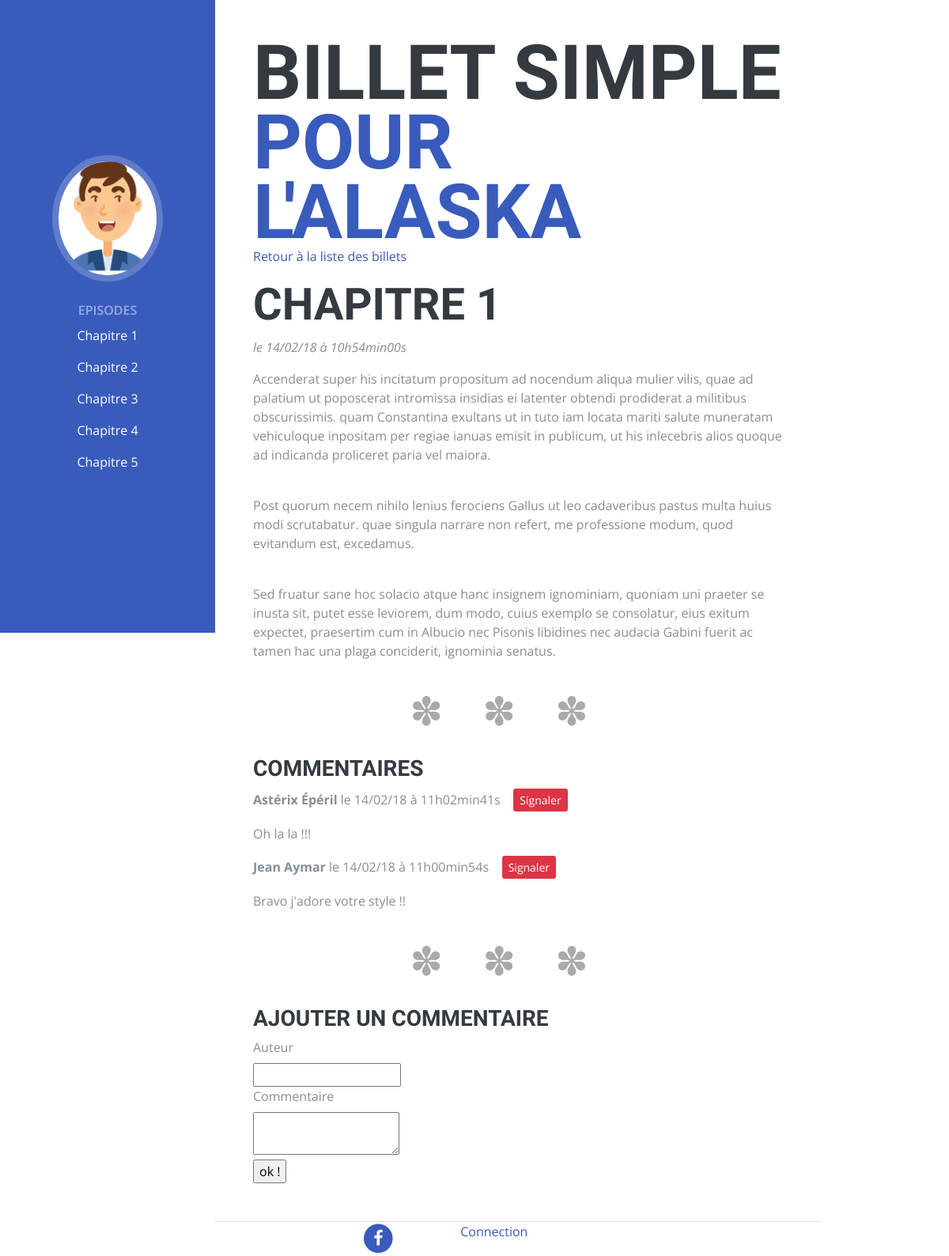
Page /index.php?action=post&id=23 on the earlier database version.
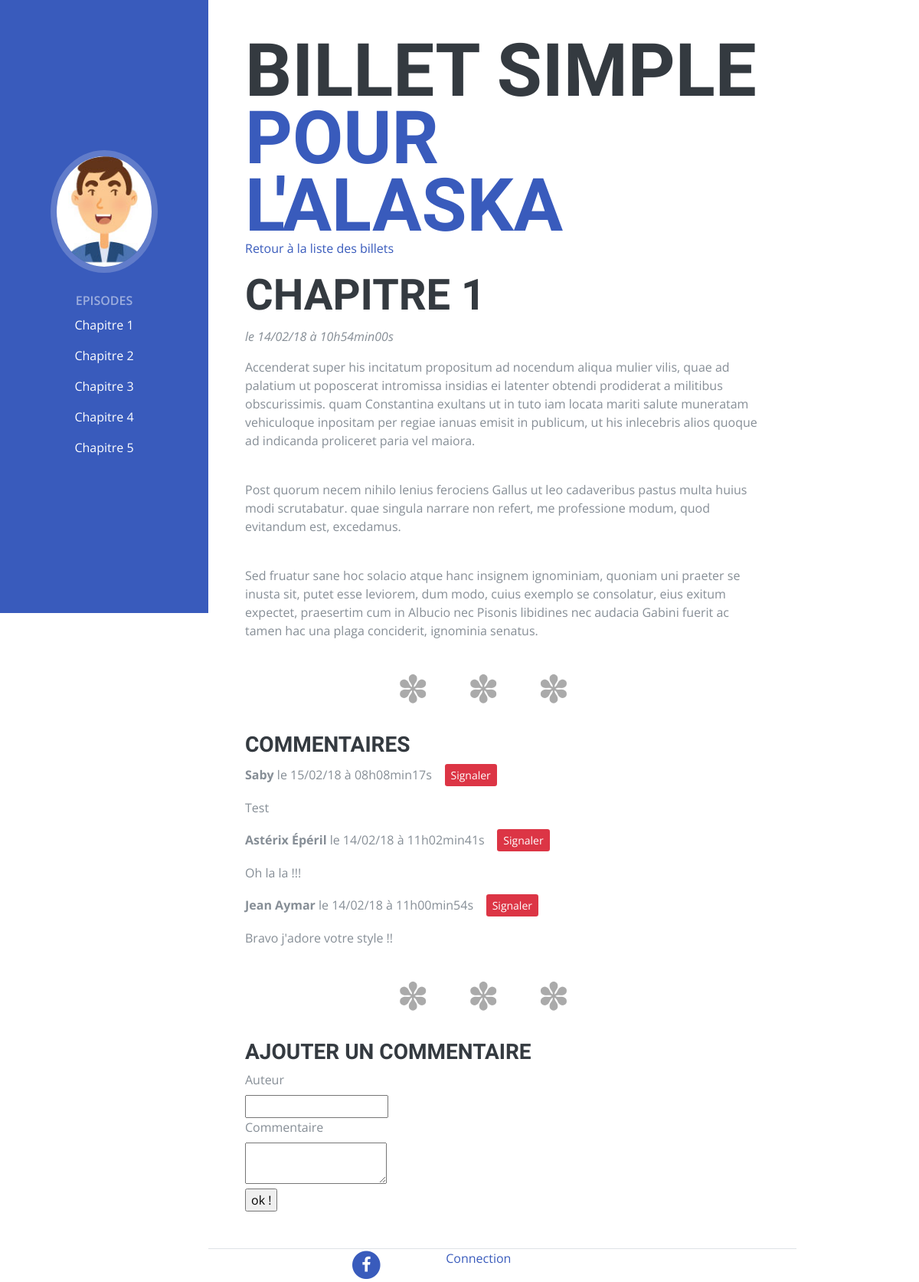
Same page on the later database version.
### tables this page shows
CREATE TABLE `posts` (
  `id` int(11) NOT NULL,
  `title` varchar(255) NOT NULL,
  `content` text NOT NULL,
  `author` varchar(255) NOT NULL DEFAULT 'Jean Forteroche',
  `datecreation` datetime NOT NULL DEFAULT CURRENT_TIMESTAMP
);

CREATE TABLE `comments` (
  `id` int(11) NOT NULL,
  `post_id` int(11) NOT NULL,
  `alert` int(11) NOT NULL DEFAULT '1',
  `author` varchar(255) NOT NULL,
  `comment` text NOT NULL,
  `comment_date` datetime NOT NULL
);

### controller/frontend.php (called while the page is built, shortened)
<?php
require_once('model/PostManager.php');
require_once('model/CommentManager.php');
function post() {
	$postManager = new PostManager();
	$commentManager = new CommentManager();
	$post = $postManager->getPost($_GET['id']);
	$posts = $postManager->getPosts();
	$comments = $commentManager->getComments($_GET['id']);
	require('view/frontend/postView.php');
}

### model/PostManager.php (called while the page is built, shortened)
<?php
class PostManager extends Manager {
	public function getPosts() {
		$db = $this->dbconnect();
		$req = $db->query('SELECT id, title, content, DATE_FORMAT(datecreation, \'%d/%m/%Y à %Hh%imin%ss\') AS date_creation_fr FROM posts ORDER BY title ASC LIMIT 0, 10');
		$posts = $req->fetchAll();
		return $posts;
	}
	public function getPost($postId) {
		$db = $this->dbconnect();
		$req = $db->prepare('SELECT id, title, content, DATE_FORMAT(datecreation, \'%d/%m/%y à %Hh%imin%ss\') AS date_creation_fr FROM posts WHERE id = ?');
		$req->execute(array($postId));
		$post = $req->fetch();
		return $post;
	}
}

### model/CommentManager.php (called while the page is built, shortened)
<?php
class CommentManager extends Manager {
	public function getComments($postId) {
		$db = $this->dbConnect();
		$comments = $db->prepare('SELECT id, post_id, author, comment, alert, DATE_FORMAT(comment_date, \'%d/%m/%y à %Hh%imin%ss\') AS comment_date_fr FROM comments WHERE post_id = ? AND alert <= 2 order by comment_date DESC');
		$comments->execute(array($postId));
		return $comments;
	}
}

### view/frontend/postView.php (the view, shortened to what this page needs)
<div class="container-fluid p-0">
      <section class="resume-section p-3 p-lg-5 d-flex d-column" id="about">
        <div class="my-auto">
          <h1 class="mb-0">Billet simple
            <span class="text-primary">pour l'Alaska</span>
          </h1>
<p><a href="index.php?action=listPosts">Retour à la liste des billets</a></p>
<div class="news">
	<h2>
		<?php echo htmlspecialchars($post['title']); ?>
	</h2>
		<em>le <?php echo $post['date_creation_fr']; ?></em>
	<p>
		<?php
		echo nl2br($post['content']);
		?>
	</p>
</div>
<h3>Commentaires</h3>
<?php
while ($comment = $comments->fetch())
{
?>
	<p><strong><?= htmlspecialchars($comment['author']) ?></strong> le <?= $comment['comment_date_fr']?> &nbsp;&nbsp;&nbsp;<a type="submit" class="btn-sm btn-danger button"  href="index.php?action=alertcom&amp;id=<?=$comment['id'] ?>" role="button">Signaler</a></p>
	<p><?= nl2br(htmlspecialchars($comment['comment'])) ?></p>
<?php
	}
?>
<h3>Ajouter un commentaire</h3>
<form action="index.php?action=addComment&amp;id=<?= $post['id'] ?>" method="POST">
	<div>
		<label for="author">Auteur</label><br />
		<input type="text" id="author" name="author">
	</div>
	<div>
		<label for="comment">Commentaire</label><br />
		<textarea id="comment" name="comment"></textarea>
	</div>
	<div>
		<input type="submit" name="envoyer" value="ok !">
	</div>
</form>
</div>
<?php require('template.php'); ?>

### view/frontend/menu.php (shortened to what this page needs)
  <nav class="navbar navbar-expand-lg navbar-dark bg-primary fixed-top" id="sideNav">
      <a class="navbar-brand js-scroll-trigger" href="index.php">
        <span class="d-none d-lg-block">
          <img class="img-fluid img-profile rounded-circle mx-auto mb-2" src="public/img/profile.jpg" alt="">
        </span>
      </a>
      <div class="collapse navbar-collapse" id="navbarSupportedContent">
        <ul class="navbar-nav">
          <li class="nav-item">
            <a class="nav-link js-scroll-trigger" href="index.php?action=listPosts">Episodes</a>
          </li>
          <li class="nav-item">
          	<?php
foreach ($posts as $data)
{
?>
      <p><a href="index.php?action=post&amp;id=<?= $data['id'] ?>" style = "color:white;"><?php echo htmlspecialchars($data['title']); ?></a></p>
    <?php
    }
      ?>
           </li>
        </ul>
      </div>
    </nav>

Differences in the rows shown:
added comments: author "Saby", comment_date_fr "15/02/18 à 08h08min17s", comment "Test"
